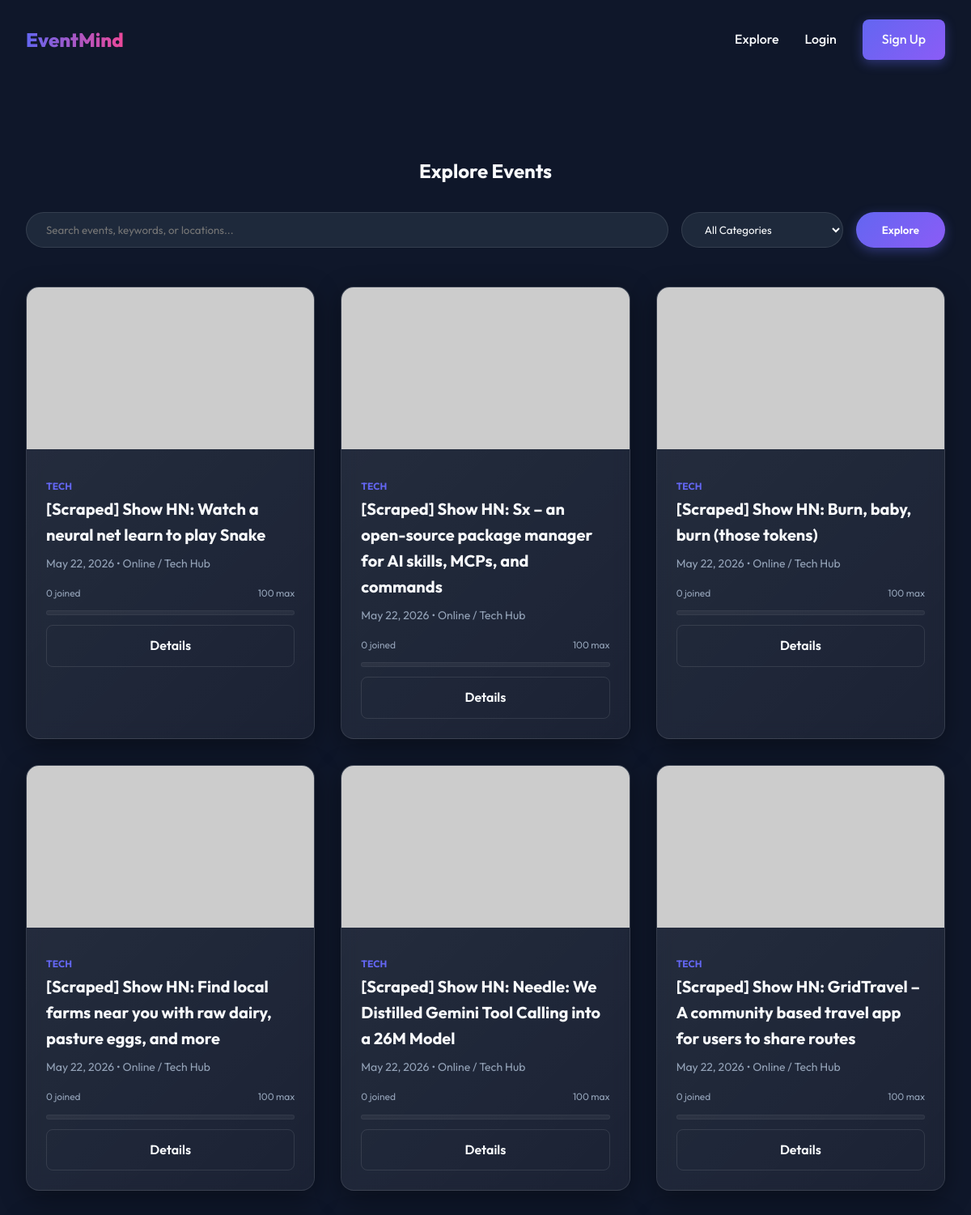
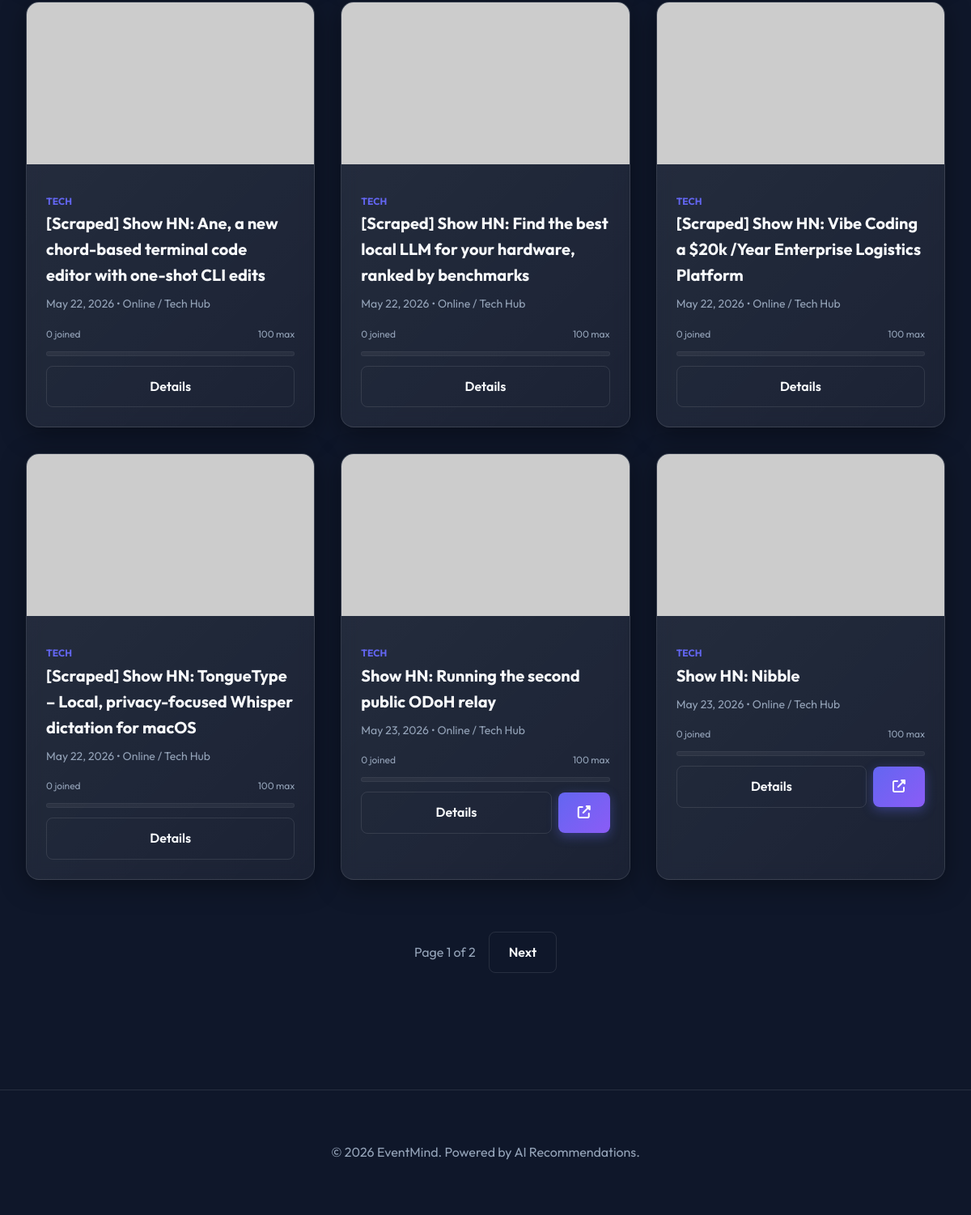
The app's page /events with its own data (2 pictures, top to bottom).
### app/models/event.py (models this page shows, shortened)
class Event(Base, TimestampMixin):
    __tablename__ = "events"
    id: Mapped[int] = mapped_column(primary_key=True, index=True)
    title: Mapped[str] = mapped_column(String(200), nullable=False, index=True)
    description: Mapped[str] = mapped_column(Text, nullable=False)
    location: Mapped[str] = mapped_column(String(300), nullable=False)
    event_date: Mapped[datetime] = mapped_column(DateTime(timezone=True), nullable=False, index=True)
    capacity: Mapped[int] = mapped_column(Integer, default=100, nullable=False)
    category: Mapped[str] = mapped_column(String(100), nullable=False, index=True)
    tags: Mapped[list] = mapped_column(JSON, default=list, nullable=False)
    image_url: Mapped[str | None] = mapped_column(String(500), nullable=True)
    source_url: Mapped[str | None] = mapped_column(String(500), nullable=True)
    is_active: Mapped[bool] = mapped_column(Boolean, default=True, nullable=False)
    owner_id: Mapped[int] = mapped_column(ForeignKey("users.id"), nullable=False)
    owner: Mapped["User"] = relationship("User", back_populates="events")
    registrations: Mapped[list["Registration"]] = relationship(
        "Registration", back_populates="event", lazy="selectin"
    )
    comments: Mapped[list["Comment"]] = relationship(
        "Comment", back_populates="event", lazy="selectin", cascade="all, delete-orphan"
    )
    favorited_by: Mapped[list["User"]] = relationship(
        "User", secondary="user_favorite_events", back_populates="favorites", lazy="selectin"
    )

### app/web/event_views.py (the view)
@router.get("", response_class=HTMLResponse)
async def event_list(
    request: Request,
    page: int = 1,
    category: str | None = None,
    search: str | None = None,
    session: AsyncSession = Depends(get_db),
):
    current_user = await get_current_user_from_cookie(
        access_token=request.cookies.get("access_token"), session=session
    )
    service = EventService(session)
    category_lower = category.lower() if category else None
    result = await service.get_events_paginated(
        page=page, size=12, category=category_lower, search=search
    )
    events = result.items
    if current_user:
        fav_service = FavoriteService(session)
        await fav_service.mark_favorites(events, current_user.id)
    return templates.TemplateResponse(
        request=request,
        name="events/list.html",
        context={
            "current_user": current_user,
            "events": events,
            "total": result.total,
            "page": page,
            "pages": result.pages,
            "category": category,
            "search": search,
        },
    )

### templates/events/list.html (shortened to what this page needs)
{% extends "base.html" %}
{% block content %}
<section style="padding-top: 8rem;">
    <div class="section-title">
        <h2>Explore Events</h2>
        <form action="/events" method="GET" class="search-container">
            <input type="text" name="search" class="search-input" placeholder="Search events, keywords, or locations..." value="{{ search or '' }}">
            <select name="category" class="search-input" style="flex: 0 0 200px;">
                <option value="">All Categories</option>
            </select>
            <button type="submit" class="btn btn-primary" style="border-radius: 2rem; padding: 0.75rem 2rem;">Explore</button>
        </form>
    </div>
    <div class="event-grid">
        {% for event in events %}
            {% include "partials/event_card.html" %}
        {% else %}
            <div style="grid-column: 1 / -1; text-align: center; padding: 4rem; color: var(--text-muted);">
                No events found.
            </div>
        {% endfor %}
    </div>
    {% if pages > 1 %}
    <div style="display: flex; justify-content: center; gap: 1rem; margin-top: 4rem; padding-bottom: 4rem;">
        <span style="align-self: center; color: var(--text-muted);">Page {{ page }} of {{ pages }}</span>
        {% if page < pages %}
            <a href="/events?page={{ page + 1 }}&search={{ search or '' }}&category={{ category or '' }}" class="btn btn-outline">Next</a>
        {% endif %}
    </div>
    {% endif %}
</section>
{% endblock %}

### templates/partials/event_card.html (shortened to what this page needs)
<div class="event-card glass-card">
    <div class="event-image-container">
        <a href="/events/{{ event.id }}">
            <img src="{{ event.image_url or 'https://via.placeholder.com/400x200' }}" alt="{{ event.title }}" class="event-image">
        </a>
    </div>
    <div class="event-details">
        <span class="event-category">{{ event.category }}</span>
        <h3 class="event-title">
            <a href="/events/{{ event.id }}">
                {{ event.title }}
            </a>
        </h3>
        <div class="event-info">
            <span>{{ event.event_date.strftime('%B %d, %Y') }}</span> •
            <span>{{ event.location }}</span>
        </div>
        <div class="capacity-info" style="font-size: 0.75rem; color: var(--text-muted); display: flex; justify-content: space-between; margin-bottom: 0.25rem;">
            <span>{{ event.registered_count }} joined</span>
            <span>{{ event.capacity }} max</span>
        </div>
        <div class="capacity-progress">
        </div>
        <div class="event-actions">
            <a href="/events/{{ event.id }}" class="btn btn-outline" style="flex: 1; text-align: center;">Details</a>
            {% if event.source_url %}
                <a href="{{ event.source_url }}" target="_blank" class="btn btn-primary" style="margin-left: 0.5rem;" title="Go to Source">
                    <i class="fas fa-external-link-alt"></i>
                </a>
            {% endif %}
        </div>
    </div>
</div>

### static/css/main.css (style rules this page uses)
:root { --primary: #6366f1; --primary-dark: #4f46e5; --secondary: #ec4899; --accent: #8b5cf6; --background: #0f172a; --surface: #1e293b; --surface-light: #334155; --text: #f8fafc; --text-muted: #94a3b8; --error: #ef4444; --success: #10b981; --glass: rgba(255, 255, 255, 0.05); --glass-border: rgba(255, 255, 255, 0.1); }
* { margin: 0; padding: 0; box-sizing: border-box; font-family: 'Outfit', sans-serif; }
body { background-color: var(--background); color: var(--text); line-height: 1.6; overflow-x: hidden; }
.glass-card { background: linear-gradient(135deg, rgba(255,255,255,0.1), rgba(255,255,255,0.05)); backdrop-filter: blur(10px); border: 1px solid rgba(255,255,255,0.1); box-shadow: 0 8px 32px 0 rgba(0, 0, 0, 0.37); }
.btn { padding: 0.75rem 1.5rem; border-radius: 0.5rem; font-weight: 600; cursor: pointer; transition: all 0.3s cubic-bezier(0.4, 0, 0.2, 1); text-decoration: none; display: inline-block; border: none; }
.btn-primary { background: linear-gradient(135deg, var(--primary), var(--accent)); color: white; box-shadow: 0 4px 14px 0 rgba(99, 102, 241, 0.39); }
.btn-outline { background: transparent; border: 1px solid var(--glass-border); color: var(--text); }
.section-title { text-align: center; margin: 4rem 0 3rem; }
.event-grid { display: grid; grid-template-columns: repeat(auto-fill, minmax(300px, 1fr)); gap: 2rem; max-width: 1200px; margin: 0 auto; padding: 0 2rem; }
.event-card { border-radius: 1rem; overflow: hidden; transition: transform 0.3s; }
.event-image { width: 100%; height: 200px; object-fit: cover; background: var(--surface-light); }
.event-image-container { position: relative; overflow: hidden; }
.event-image { transition: transform 0.5s ease; }
.event-details { padding: 1.5rem; }
.event-category { font-size: 0.75rem; text-transform: uppercase; font-weight: 700; color: var(--primary); margin-bottom: 0.5rem; }
.event-title { font-size: 1.25rem; font-weight: 700; margin-bottom: 0.5rem; }
.event-title a { color: var(--text); text-decoration: none; transition: color 0.3s; }
.event-info { font-size: 0.875rem; color: var(--text-muted); margin-bottom: 1rem; }
.event-actions { display: flex; align-items: center; margin-top: auto; }
.search-container { max-width: 1200px; margin: 2rem auto; padding: 0 2rem; display: flex; gap: 1rem; }
.search-input { flex: 1; background: var(--surface); border: 1px solid var(--glass-border); padding: 0.75rem 1.5rem; border-radius: 2rem; color: var(--text); transition: all 0.3s; }
.capacity-progress { height: 6px; background: rgba(255, 255, 255, 0.05); border-radius: 3px; margin: 0.75rem 0; overflow: hidden; border: 1px solid rgba(255, 255, 255, 0.05); }

### records on screen
Event: category "TECH", title "[Scraped] Show HN: Watch a neural net learn to play Snake", event_date "May 22, 2026", location "Online / Tech Hub", registered_count "0", capacity "100"
Event: category "TECH", title "[Scraped] Show HN: Sx – an open-source package manager for AI skills, MCPs, and commands", event_date "May 22, 2026", location "Online / Tech Hub", registered_count "0", capacity "100"
Event: category "TECH", title "[Scraped] Show HN: Burn, baby, burn (those tokens)", event_date "May 22, 2026", location "Online / Tech Hub", registered_count "0", capacity "100"
Event: category "TECH", title "[Scraped] Show HN: Find local farms near you with raw dairy, pasture eggs, and more", event_date "May 22, 2026", location "Online / Tech Hub", registered_count "0", capacity "100"
Event: category "TECH", title "[Scraped] Show HN: Needle: We Distilled Gemini Tool Calling into a 26M Model", event_date "May 22, 2026", location "Online / Tech Hub", registered_count "0", capacity "100"
Event: category "TECH", title "[Scraped] Show HN: GridTravel – A community based travel app for users to share routes", event_date "May 22, 2026", location "Online / Tech Hub", registered_count "0", capacity "100"
Event: category "TECH", title "[Scraped] Show HN: Ane, a new chord-based terminal code editor with one-shot CLI edits", event_date "May 22, 2026", location "Online / Tech Hub", registered_count "0", capacity "100"
Event: category "TECH", title "[Scraped] Show HN: Find the best local LLM for your hardware, ranked by benchmarks", event_date "May 22, 2026", location "Online / Tech Hub", registered_count "0", capacity "100"
Event: category "TECH", title "[Scraped] Show HN: Vibe Coding a $20k /Year Enterprise Logistics Platform", event_date "May 22, 2026", location "Online / Tech Hub", registered_count "0", capacity "100"
Event: category "TECH", title "[Scraped] Show HN: TongueType – Local, privacy-focused Whisper dictation for macOS", event_date "May 22, 2026", location "Online / Tech Hub", registered_count "0", capacity "100"
Event: category "TECH", title "Show HN: Running the second public ODoH relay", event_date "May 23, 2026", location "Online / Tech Hub", registered_count "0", capacity "100"
Event: category "TECH", title "Show HN: Nibble", event_date "May 23, 2026", location "Online / Tech Hub", registered_count "0", capacity "100"

### other values on screen
{{ page }} "1"
{{ pages }} "2"
